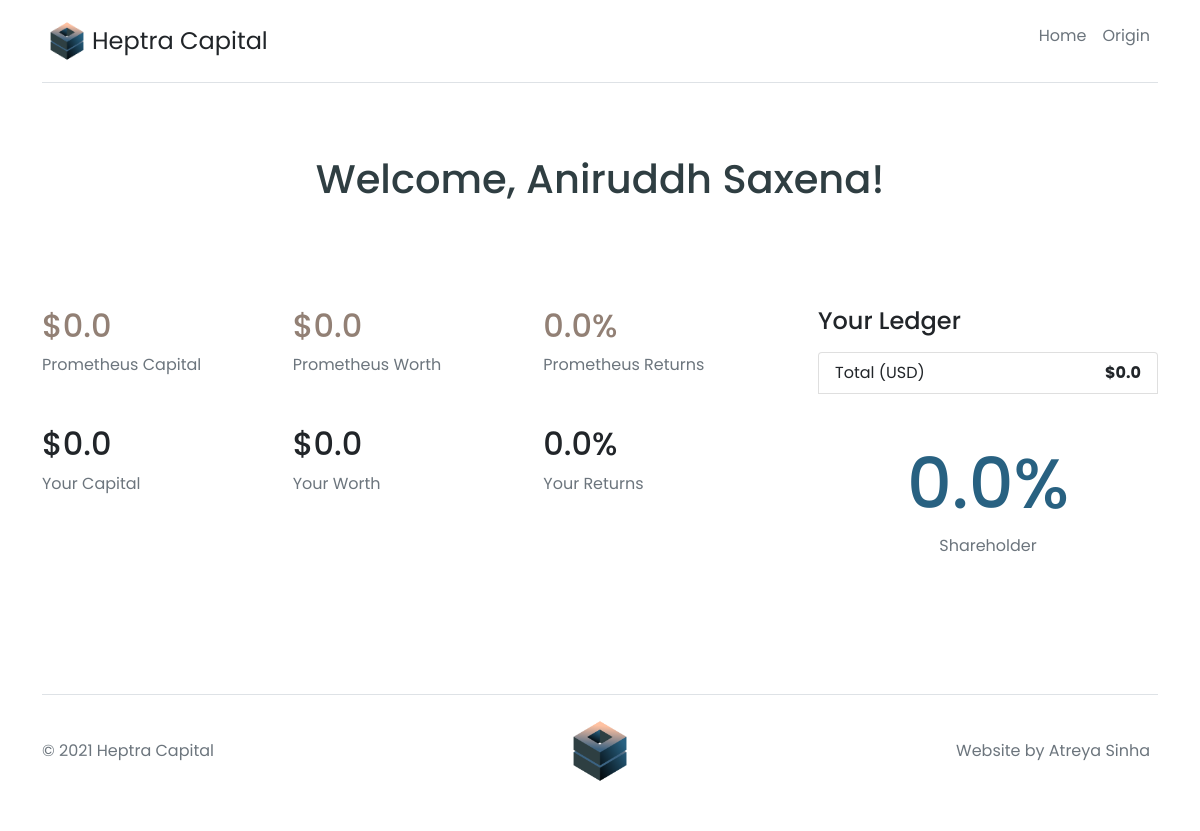
The page /dashboard/11 on the database its author committed.
### sscapital/models.py (models this page shows, shortened)
class Investors(models.Model):
    full_name = models.CharField(max_length=50, null=False)
    description = models.CharField(max_length=100, null=False)
    image = models.ImageField(upload_to='PROFILE_IMAGE')

class Financials(models.Model):
    investor = models.ForeignKey(Investors, on_delete=models.CASCADE)
    capital_invested = models.FloatField(default=0.0)
    market_value = models.FloatField(default=0.0)
    returns = models.FloatField(default=0.0)
    shareholder = models.FloatField(default=0.0)

class Prometheus(models.Model):
    capital = models.FloatField(default=0.0)
    value = models.FloatField(default=0.0)
    returns = models.FloatField(default=0.0)

### sscapital/views.py (the view)
# urls.py: path('dashboard/<int:pk>', views.Dashboard.as_view(), name='dashboard'),
class Dashboard(View):
    def get(self, request, pk):
        investor = Investors.objects.get(id=pk)
        financials = Financials.objects.get(investor=investor.id)
        ledger = Ledger.objects.filter(investor=investor.id)
        prometheus = Prometheus.objects.get(id=1)
        return render(request, 'dashboard.html', {'prometheus': prometheus, 'investor': investor, 'ledger': ledger, 'financials': financials})

### templates/dashboard.html (shortened to what this page needs)
{% extends 'base.html' %} {% load static %} {% block content %}
<h1 class="text-center py-5" style="color: #2F3E42ff;">Welcome, {{investor.full_name}}!</h1>
<section>
    <div class="container">
        <div class="row g-5 py-5">
            <div class="col-md-5 col-lg-4 order-md-last">
                <h4 class="d-flex justify-content-between align-items-center mb-3">
                    <span class="text-dark">Your Ledger</span>
                </h4>
                <ul class="list-group mb-3">
                    <li class="list-group-item d-flex justify-content-between">
                        <span>Total (USD)</span>
                        <strong>${{financials.capital_invested}}</strong>
                    </li>
                    <div class="container text-center py-5">
                        <h1 style="font-size: 70px; color: #286181ff;">{{financials.shareholder}}%</h1>
                        <span class="text-muted">Shareholder</span>
                    </div>
                </ul>
            </div>
            <div class="col-md-7 col-lg-8">
                <div class="row">
                    <div class="col-lg-4">
                        <h2 style="color: #928075ff;">${{prometheus.capital}}</h2>
                        <span class="text-muted">Prometheus Capital</span>
                    </div>
                    <div class="col-lg-4">
                        <h2 style="color: #928075ff;><i class="fas fa-code-branch" aria-hidden="true"></i>${{prometheus.value}}</h2>
                        <span class="text-muted">Prometheus Worth</span>
                    </div>
                    <div class="col-lg-4">
                        <h2 style="color: #928075ff;><i class="far fa-building" aria-hidden="true"></i>{{prometheus.returns}}%</h2>
                        <span class="text-muted">Prometheus Returns</span>
                    </div>
                </div>
                <div class="row py-5">
                    <div class="col-lg-4">
                        <h2>${{financials.capital_invested}}</h2>
                        <span class="text-muted">Your Capital</span>
                    </div>
                    <div class="col-lg-4">
                        <h2>${{financials.market_value}}</h2>
                        <span class="text-muted">Your Worth</span>
                    </div>
                    <div class="col-lg-4">
                        <h2>{{financials.returns}}%</h2>
                        <span class="text-muted">Your Returns</span>
                    </div>
                </div>
            </div>
        </div>
    </div>
</section>
{% endblock %}

### static/css/style.css (style rules this page uses)
* { margin: 0; padding: 0; box-sizing: border-box; font-family: 'Poppins', sans-serif; }

### rows shown on the page
Investors: full_name "Aniruddh Saxena"
Financials: capital_invested "0.0", shareholder "0.0", market_value "0.0", returns "0.0"
Prometheus: capital "0.0", value "0.0", returns "0.0"
